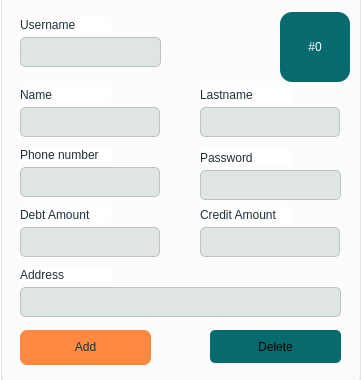
<?xml version="1.0" encoding="UTF-8"?>
<ui version="4.0">
 <class>Showcustomer</class>
 <widget class="QWidget" name="Showcustomer">
  <property name="geometry">
   <rect>
    <x>0</x>
    <y>0</y>
    <width>361</width>
    <height>380</height>
   </rect>
  </property>
  <property name="windowTitle">
   <string>Form</string>
  </property>
  <widget class="QGroupBox" name="groupBox">
   <property name="geometry">
    <rect>
     <x>0</x>
     <y>-10</y>
     <width>361</width>
     <height>391</height>
    </rect>
   </property>
   <property name="styleSheet">
    <string notr="true">background: white;</string>
   </property>
   <property name="title">
    <string/>
   </property>
   <widget class="QLabel" name="Debt_L">
    <property name="geometry">
     <rect>
      <x>20</x>
      <y>217</y>
      <width>91</width>
      <height>16</height>
     </rect>
    </property>
    <property name="styleSheet">
     <string notr="true">color: rgb(31, 48, 58);
font: 600 10pt &quot;Segoe UI&quot;;</string>
    </property>
    <property name="text">
     <string>Debt Amount</string>
    </property>
   </widget>
   <widget class="QLineEdit" name="Username_LE">
    <property name="geometry">
     <rect>
      <x>20</x>
      <y>47</y>
      <width>141</width>
      <height>30</height>
     </rect>
    </property>
    <property name="styleSheet">
     <string notr="true">QLineEdit {
	background-color: rgb(223, 229, 229);
	color: rgb(31, 48, 58);
	border-radius: 5px;
	border-width: 0.5px;
	border-style: solid;
	border-color: rgb(188, 193, 193);
	padding-left: 5px;
}

QLineEdit:focus {
    border-color: rgb(52, 81, 98);
}</string>
    </property>
   </widget>
   <widget class="QLineEdit" name="Name_LE">
    <property name="geometry">
     <rect>
      <x>20</x>
      <y>117</y>
      <width>140</width>
      <height>30</height>
     </rect>
    </property>
    <property name="styleSheet">
     <string notr="true">QLineEdit {
	background-color: rgb(223, 229, 229);
	color: rgb(31, 48, 58);
	border-radius: 5px;
	border-width: 0.5px;
	border-style: solid;
	border-color: rgb(188, 193, 193);
	padding-left: 5px;
}

QLineEdit:focus {
    border-color: rgb(52, 81, 98);
}</string>
    </property>
    <property name="text">
     <string/>
    </property>
   </widget>
   <widget class="QLabel" name="Username_L">
    <property name="geometry">
     <rect>
      <x>20</x>
      <y>27</y>
      <width>91</width>
      <height>16</height>
     </rect>
    </property>
    <property name="styleSheet">
     <string notr="true">color: rgb(31, 48, 58);
font: 600 10pt &quot;Segoe UI&quot;;</string>
    </property>
    <property name="text">
     <string>Username</string>
    </property>
   </widget>
   <widget class="QLineEdit" name="Debt_LE">
    <property name="geometry">
     <rect>
      <x>20</x>
      <y>237</y>
      <width>140</width>
      <height>30</height>
     </rect>
    </property>
    <property name="styleSheet">
     <string notr="true">QLineEdit {
	background-color: rgb(223, 229, 229);
	color: rgb(31, 48, 58);
	border-radius: 5px;
	border-width: 0.5px;
	border-style: solid;
	border-color: rgb(188, 193, 193);
	padding-left: 5px;
}

QLineEdit:focus {
    border-color: rgb(52, 81, 98);
}</string>
    </property>
    <property name="text">
     <string/>
    </property>
   </widget>
   <widget class="QLabel" name="Customerid_L">
    <property name="geometry">
     <rect>
      <x>280</x>
      <y>22</y>
      <width>70</width>
      <height>70</height>
     </rect>
    </property>
    <property name="styleSheet">
     <string notr="true">background: rgb(6, 106, 110);
border: none;
border-radius: 12px;
font: 700 12pt &quot;Segoe UI&quot;;
color: rgb(255, 255, 255);</string>
    </property>
    <property name="text">
     <string>#0</string>
    </property>
    <property name="alignment">
     <set>Qt::AlignCenter</set>
    </property>
   </widget>
   <widget class="QLabel" name="Lastname_L">
    <property name="geometry">
     <rect>
      <x>200</x>
      <y>97</y>
      <width>91</width>
      <height>16</height>
     </rect>
    </property>
    <property name="styleSheet">
     <string notr="true">color: rgb(31, 48, 58);
font: 600 10pt &quot;Segoe UI&quot;;</string>
    </property>
    <property name="text">
     <string>Lastname</string>
    </property>
   </widget>
   <widget class="QLineEdit" name="Address_LE">
    <property name="geometry">
     <rect>
      <x>20</x>
      <y>297</y>
      <width>321</width>
      <height>30</height>
     </rect>
    </property>
    <property name="styleSheet">
     <string notr="true">QLineEdit {
	background-color: rgb(223, 229, 229);
	color: rgb(31, 48, 58);
	border-radius: 5px;
	border-width: 0.5px;
	border-style: solid;
	border-color: rgb(188, 193, 193);
	padding-left: 5px;
}

QLineEdit:focus {
    border-color: rgb(52, 81, 98);
}</string>
    </property>
    <property name="text">
     <string/>
    </property>
   </widget>
   <widget class="QLabel" name="Name_L">
    <property name="geometry">
     <rect>
      <x>20</x>
      <y>97</y>
      <width>91</width>
      <height>16</height>
     </rect>
    </property>
    <property name="styleSheet">
     <string notr="true">color: rgb(31, 48, 58);
font: 600 10pt &quot;Segoe UI&quot;;</string>
    </property>
    <property name="text">
     <string>Name</string>
    </property>
   </widget>
   <widget class="QLabel" name="Credit_L">
    <property name="geometry">
     <rect>
      <x>200</x>
      <y>217</y>
      <width>91</width>
      <height>16</height>
     </rect>
    </property>
    <property name="styleSheet">
     <string notr="true">color: rgb(31, 48, 58);
font: 600 10pt &quot;Segoe UI&quot;;</string>
    </property>
    <property name="text">
     <string>Credit Amount</string>
    </property>
   </widget>
   <widget class="QLineEdit" name="Credit_LE">
    <property name="geometry">
     <rect>
      <x>200</x>
      <y>237</y>
      <width>140</width>
      <height>30</height>
     </rect>
    </property>
    <property name="styleSheet">
     <string notr="true">QLineEdit {
	background-color: rgb(223, 229, 229);
	color: rgb(31, 48, 58);
	border-radius: 5px;
	border-width: 0.5px;
	border-style: solid;
	border-color: rgb(188, 193, 193);
	padding-left: 5px;
}

QLineEdit:focus {
    border-color: rgb(52, 81, 98);
}</string>
    </property>
    <property name="text">
     <string/>
    </property>
   </widget>
   <widget class="QLabel" name="Phonenumber_L">
    <property name="geometry">
     <rect>
      <x>20</x>
      <y>157</y>
      <width>91</width>
      <height>16</height>
     </rect>
    </property>
    <property name="styleSheet">
     <string notr="true">color: rgb(31, 48, 58);
font: 600 10pt &quot;Segoe UI&quot;;</string>
    </property>
    <property name="text">
     <string>Phone number</string>
    </property>
   </widget>
   <widget class="QLabel" name="Address_L">
    <property name="geometry">
     <rect>
      <x>20</x>
      <y>277</y>
      <width>91</width>
      <height>16</height>
     </rect>
    </property>
    <property name="styleSheet">
     <string notr="true">color: rgb(31, 48, 58);
font: 600 10pt &quot;Segoe UI&quot;;</string>
    </property>
    <property name="text">
     <string>Address</string>
    </property>
   </widget>
   <widget class="QLineEdit" name="Lastname_LE">
    <property name="geometry">
     <rect>
      <x>200</x>
      <y>117</y>
      <width>140</width>
      <height>30</height>
     </rect>
    </property>
    <property name="styleSheet">
     <string notr="true">QLineEdit {
	background-color: rgb(223, 229, 229);
	color: rgb(31, 48, 58);
	border-radius: 5px;
	border-width: 0.5px;
	border-style: solid;
	border-color: rgb(188, 193, 193);
	padding-left: 5px;
}

QLineEdit:focus {
    border-color: rgb(52, 81, 98);
}</string>
    </property>
    <property name="text">
     <string/>
    </property>
   </widget>
   <widget class="QPushButton" name="Edit_PB">
    <property name="geometry">
     <rect>
      <x>20</x>
      <y>342</y>
      <width>131</width>
      <height>33</height>
     </rect>
    </property>
    <property name="styleSheet">
     <string notr="true">QPushButton {
    background-color: rgb(255, 137, 64);
    border: none;
    border-radius: 7px;
	color: rgb(31, 48, 58);
	font: 600 11pt &quot;Segoe UI&quot;;
}
QPushButton:hover {
    background-color: rgb(255, 215, 147);
}
QPushButton::pressed {
    background-color: rgb(255, 85, 0);
}</string>
    </property>
    <property name="text">
     <string>Edit</string>
    </property>
   </widget>
   <widget class="QPushButton" name="Delete_PB">
    <property name="geometry">
     <rect>
      <x>210</x>
      <y>340</y>
      <width>131</width>
      <height>33</height>
     </rect>
    </property>
    <property name="styleSheet">
     <string notr="true">QPushButton {
    background-color: rgb(6, 106, 110);
    border: none;
    border-radius: 5px;
	font: 600 11pt &quot;Segoe UI&quot;;
}
QPushButton:hover {
    background-color: rgb(7, 132, 136);
}
QPushButton::pressed {
    background-color: rgb(5, 97, 100);
}</string>
    </property>
    <property name="text">
     <string>Delete</string>
    </property>
   </widget>
   <widget class="QLineEdit" name="Phonenumber_LE">
    <property name="geometry">
     <rect>
      <x>20</x>
      <y>177</y>
      <width>140</width>
      <height>30</height>
     </rect>
    </property>
    <property name="styleSheet">
     <string notr="true">QLineEdit {
	background-color: rgb(223, 229, 229);
	color: rgb(31, 48, 58);
	border-radius: 5px;
	border-width: 0.5px;
	border-style: solid;
	border-color: rgb(188, 193, 193);
	padding-left: 5px;
}

QLineEdit:focus {
    border-color: rgb(52, 81, 98);
}</string>
    </property>
    <property name="text">
     <string/>
    </property>
   </widget>
   <widget class="QPushButton" name="Add_PB">
    <property name="geometry">
     <rect>
      <x>20</x>
      <y>340</y>
      <width>131</width>
      <height>33</height>
     </rect>
    </property>
    <property name="styleSheet">
     <string notr="true">QPushButton {
    background-color: rgb(255, 137, 64);
    border: none;
    border-radius: 7px;
	color: rgb(31, 48, 58);
	font: 600 11pt &quot;Segoe UI&quot;;
}
QPushButton:hover {
    background-color: rgb(255, 215, 147);
}
QPushButton::pressed {
    background-color: rgb(255, 85, 0);
}</string>
    </property>
    <property name="text">
     <string>Add</string>
    </property>
   </widget>
   <widget class="QLabel" name="Password_L">
    <property name="geometry">
     <rect>
      <x>200</x>
      <y>160</y>
      <width>91</width>
      <height>16</height>
     </rect>
    </property>
    <property name="styleSheet">
     <string notr="true">color: rgb(31, 48, 58);
font: 600 10pt &quot;Segoe UI&quot;;</string>
    </property>
    <property name="text">
     <string>Password</string>
    </property>
   </widget>
   <widget class="QLineEdit" name="Password_LE">
    <property name="geometry">
     <rect>
      <x>200</x>
      <y>180</y>
      <width>141</width>
      <height>30</height>
     </rect>
    </property>
    <property name="styleSheet">
     <string notr="true">QLineEdit {
	background-color: rgb(223, 229, 229);
	color: rgb(31, 48, 58);
	border-radius: 5px;
	border-width: 0.5px;
	border-style: solid;
	border-color: rgb(188, 193, 193);
	padding-left: 5px;
}

QLineEdit:focus {
    border-color: rgb(52, 81, 98);
}</string>
    </property>
    <property name="text">
     <string/>
    </property>
   </widget>
  </widget>
 </widget>
 <resources/>
 <connections/>
</ui>
